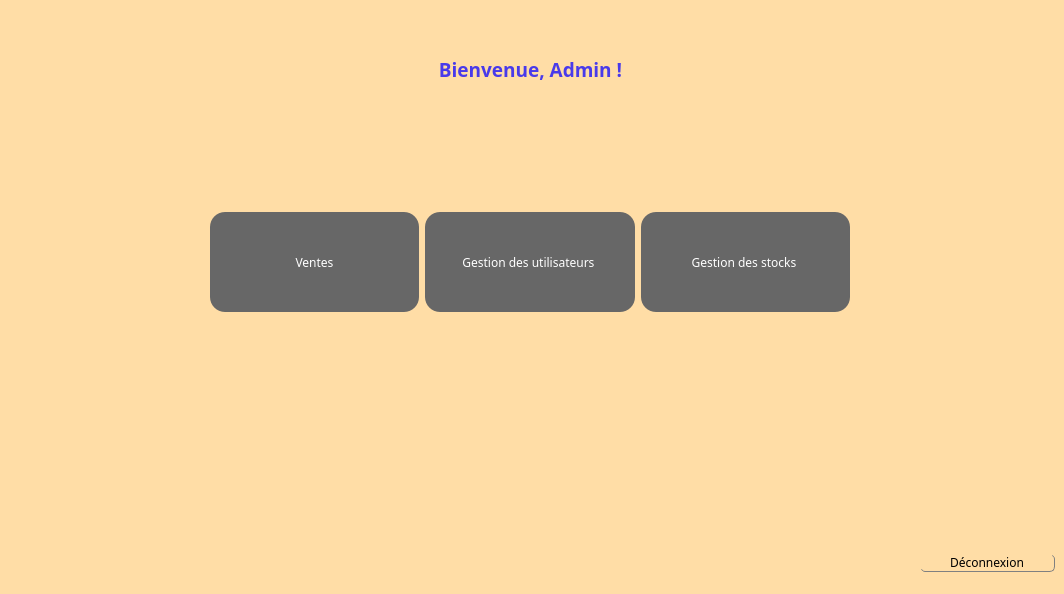
      <widget class="QWidget" name="dashboard">
       <property name="styleSheet">
        <string notr="true">background-color: rgb(255, 221, 166);</string>
       </property>
       <widget class="QWidget" name="widget" native="true">
        <property name="geometry">
         <rect>
          <x>210</x>
          <y>201</y>
          <width>640</width>
          <height>122</height>
         </rect>
        </property>
        <property name="styleSheet">
         <string notr="true">QPushButton{
	color: white;
	background-color:rgb(103, 103, 103);
	border: none;
	border-radius: 15px;
	height: 100px;
}

QPushButton:hover{
	background-color:rgb(66, 49, 255);
	color: rgb(253, 243, 237);
}</string>
        </property>
        <layout class="QHBoxLayout" name="horizontalLayout_2">
         <item>
          <widget class="QPushButton" name="ventes_2">
           <property name="font">
            <font>
             <family>Montserrat Medium</family>
             <pointsize>9</pointsize>
            </font>
           </property>
           <property name="text">
            <string>Ventes</string>
           </property>
           <property name="checkable">
            <bool>true</bool>
           </property>
          </widget>
         </item>
         <item>
          <widget class="QPushButton" name="gst_users_2">
           <property name="font">
            <font>
             <family>Montserrat Medium</family>
             <pointsize>9</pointsize>
            </font>
           </property>
           <property name="text">
            <string>Gestion des utilisateurs </string>
           </property>
           <property name="checkable">
            <bool>true</bool>
           </property>
          </widget>
         </item>
         <item>
          <widget class="QPushButton" name="gst_stocks_2">
           <property name="font">
            <font>
             <family>Montserrat Medium</family>
             <pointsize>9</pointsize>
            </font>
           </property>
           <property name="text">
            <string>Gestion des stocks </string>
           </property>
           <property name="checkable">
            <bool>true</bool>
           </property>
          </widget>
         </item>
        </layout>
       </widget>
       <widget class="QWidget" name="widget_3" native="true">
        <property name="geometry">
         <rect>
          <x>404</x>
          <y>42</y>
          <width>253</width>
          <height>54</height>
         </rect>
        </property>
        <layout class="QVBoxLayout" name="verticalLayout_3">
         <item>
          <widget class="QLabel" name="bienvenue_2">
           <property name="font">
            <font>
             <family>Montserrat SemiBold</family>
             <pointsize>14</pointsize>
             <weight>75</weight>
             <bold>true</bold>
            </font>
           </property>
           <property name="styleSheet">
            <string notr="true">color: rgb(73, 58, 234);</string>
           </property>
           <property name="text">
            <string>Bienvenue, Admin !</string>
           </property>
           <property name="alignment">
            <set>Qt::AlignCenter</set>
           </property>
          </widget>
         </item>
        </layout>
       </widget>
       <widget class="QWidget" name="widget_2" native="true">
        <property name="geometry">
         <rect>
          <x>920</x>
          <y>542</y>
          <width>135</width>
          <height>43</height>
         </rect>
        </property>
        <property name="styleSheet">
         <string notr="true">QPushButton{
	border-top: none;
	border-bottom: 1px solid grey;
	border-right: 1px solid grey;
	border-radius: 5px;

}

QPushButton:hover{
	color: white;
	background-color:rgb(66, 49, 255);
}</string>
        </property>
        <layout class="QVBoxLayout" name="verticalLayout_4">
         <item>
          <widget class="QPushButton" name="pushButton_6">
           <property name="font">
            <font>
             <family>Montserrat Medium</family>
            </font>
           </property>
           <property name="styleSheet">
            <string notr="true"/>
           </property>
           <property name="text">
            <string>Déconnexion</string>
           </property>
           <property name="icon">
            <iconset resource="icon.qrc">
             <normaloff>:/icons/turn-off.png</normaloff>:/icons/turn-off.png</iconset>
           </property>
           <property name="checkable">
            <bool>true</bool>
           </property>
          </widget>
         </item>
        </layout>
       </widget>
      </widget>
